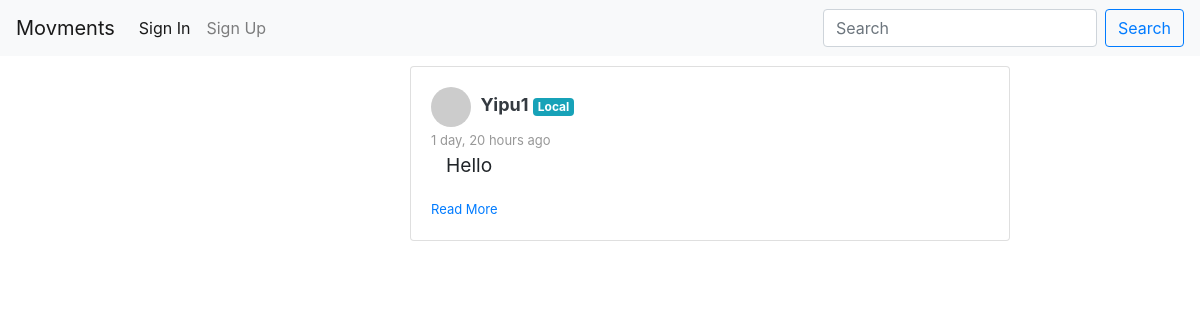
The app's page /posts/, older data.
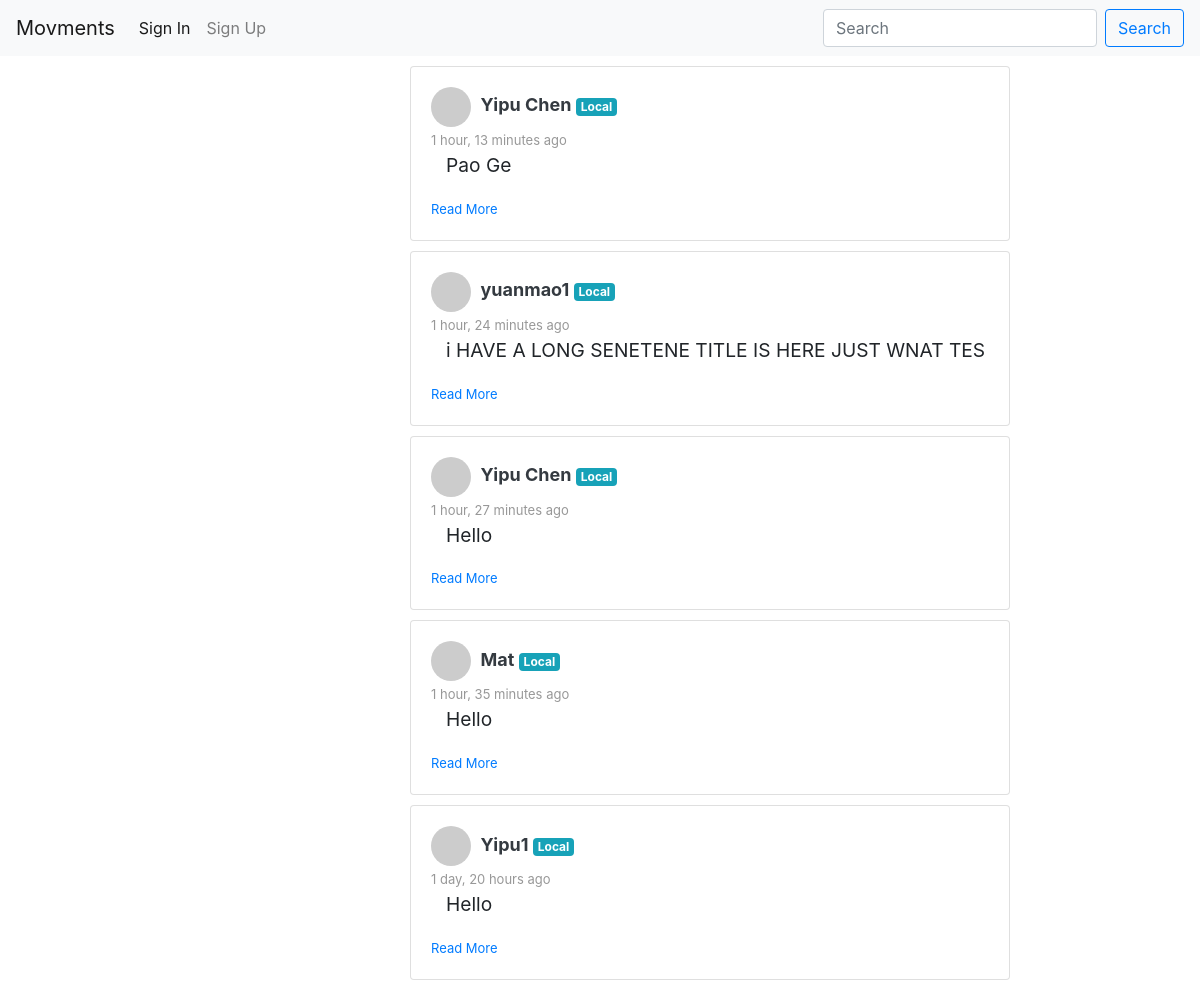
The same page, newer data.
### posting/models.py (models this page shows, shortened)
class Post(models.Model):
    id = models.UUIDField(primary_key=True, default=uuid.uuid4, max_length=50, editable=False)
    author = models.ForeignKey(Author, on_delete=models.CASCADE)
    title = models.CharField(max_length=100)
    contentType = models.CharField(max_length=20, default = 'text/plain', choices=CONTENT_TYPE)
    origin = models.CharField(default="",max_length=200, editable=False)
    source = models.CharField(max_length=200, blank=True)
    content = models.TextField()
    categories = models.CharField(max_length=200, blank=True)
    unlisted = models.BooleanField(default=False, choices=UNLISTED)
    published = models.DateTimeField('date posted', auto_now_add=True, blank=True)
    visibility = models.CharField(max_length=10, default = 'PUBLIC', choices=POST_VISIBILITY)
    visibleTo = models.TextField(blank=True)

### accounts/models.py (models this page shows, shortened)
class Author(AbstractBaseUser):
    email=models.EmailField(
        verbose_name='email address',
        max_length=60,
        unique=True,
    )
    id = models.CharField(primary_key=True, default=uuid.uuid4().urn[9:], editable=False,max_length=100,unique=True)
    displayName = models.CharField(max_length=30)
    lastName = models.CharField(max_length=30, blank=True)
    firstName = models.CharField(max_length=30, blank=True)
    host = models.CharField(default=settings.HOSTNAME, max_length=100)
    url = models.CharField(default="", max_length=100)
    avatar = models.ImageField(upload_to='avatar/', default = 'avatar/default-avatar.png', blank=True, null=True)
    github = models.URLField(default="", max_length=100, null=True)
    bio = models.CharField(default="This guy is too lazy to write a bio...", max_length=200, blank=True, null=True)
    date_joined=models.DateField(verbose_name="date joined", auto_now=True)
    last_login=models.DateField(verbose_name="last login", auto_now=True)
    active=models.BooleanField(default=True)
    activated=models.BooleanField(default=False)
    node=models.BooleanField(default=False)
    admin=models.BooleanField(default=False)
    share=models.BooleanField(default=False)
    share_image=models.BooleanField(default=False)
    objects = AuthorManager()
    USERNAME_FIELD = 'email'
    REQUIRED_FIELDS = ['displayName', ]

### posting/views.py (the view, shortened to what this page needs)
# urls.py: path('posts/', APIviews.ViewPublicPosts.as_view(), name='view public posts'),
class ViewPublicPosts(APIView):
    permission_classes = [IsActivatedOrReadOnly]
    def get(self, request, format=None):
        try:
            posts = getVisiblePosts(request.user)
            posts.sort(key=lambda x: x.published, reverse=True)
            context = {
                'post_list': posts[:20],
            }
            return render(request, "posting/stream.html", context)
        except Exception as e:
            print(e)
            return HttpResponseServerError(e)

### accounts/permissions.py (called while the page is built)
    def has_permission(self, request, view):
        if request.method in self.safe_method:
            return True
        if request.user:
            return request.user.is_activated
        return False

### posting/helper_functions.py (called while the page is built, shortened)
def getVisiblePosts(requester, author=None):
    result = set()
    if requester.is_anonymous or requester.host != settings.HOSTNAME:
        if author:
            return list(Post.objects.filter(author=author, visibility='PUBLIC', unlisted=False).order_by('-published'))
        else:
            return list(Post.objects.filter(visibility='PUBLIC', unlisted=False).order_by('-published'))

### posting/templates/posting/stream.html (shortened to what this page needs)
{% extends 'posting/homepage.html' %}
{% block content %}
    <ul style=" padding: 0; list-style-type: none;">
    {% if post_list %}
            {% for post in post_list %}
            <li id="list">
                {% include 'posting/post-inline-view.html' with post=post %}
            </li>
            {% endfor %}
        </ul>
    {% endif %}
{% endblock %}

### posting/templates/posting/post-inline-view.html
<div class="card" style="width:600px">
    <div class="card-body">
      <img src="https://avatars.dicebear.com/v2/jdenticon/{{post.author.displayName}}.svg" id="imgProfile" style="width: 40px; height: 40px ;border-radius:50%;"/>
      <a class="text-dark font-weight-bold" style="text-decoration: none; font-size: large; display: inline; margin-left: 5px;" href="{% url 'accounts:view profile' post.author.id %}">{{post.author.displayName}}</a>
      {%  if not post.origin.strip %}
        <span class="badge badge-info">Local</span>
      {% else %}
        <span class="badge badge-info">Remote</span>
      {% endif %}
      <br>
        <span id="timestamp">{{ post.published|timesince }} ago</span>
      <div style="margin-left: 15px;">
        <div class="card-title">
            <p style="font-size: larger;">{{ post.title }}</p></p>
        </div>
      </div>
      <a  class="" href="{% url 'posting:view post details' post.id %}" style="font-size: small;" >Read More</a>
    </div>
</div>

Row changes from the older to the newer data that the page shows:
added Post: author.displayName "Yipu Chen", origin "Local", published "1 hour, 13 minutes", title "Pao Ge"
added Post: author.displayName "yuanmao1", origin "Local", published "1 hour, 24 minutes", title "i HAVE A LONG SENETENE TITLE IS HERE JUST WNAT TES"
added Post: author.displayName "Yipu Chen", origin "Local", published "1 hour, 27 minutes", title "Hello"
added Post: author.displayName "Mat", origin "Local", published "1 hour, 35 minutes", title "Hello"
